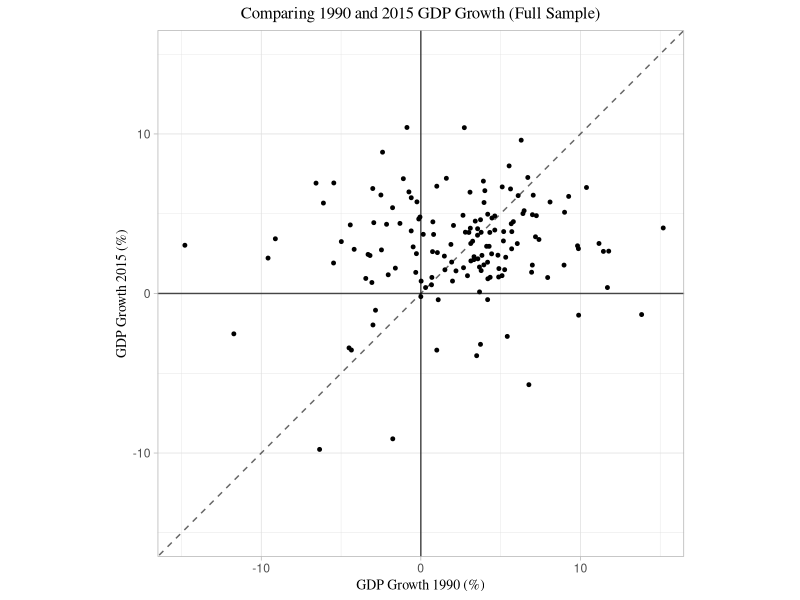
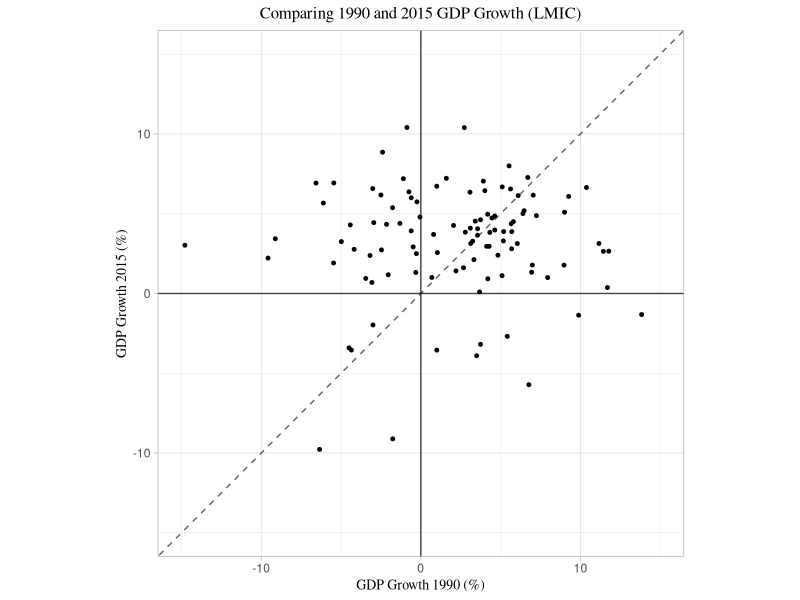
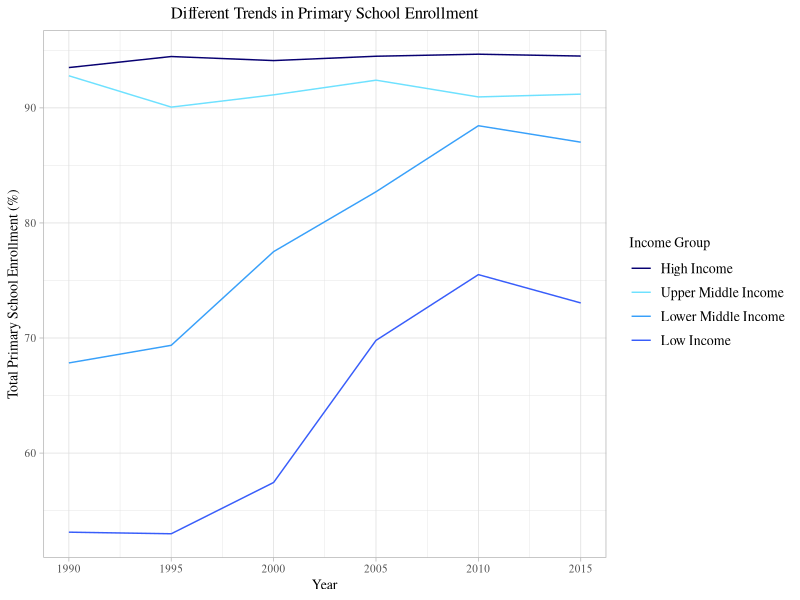
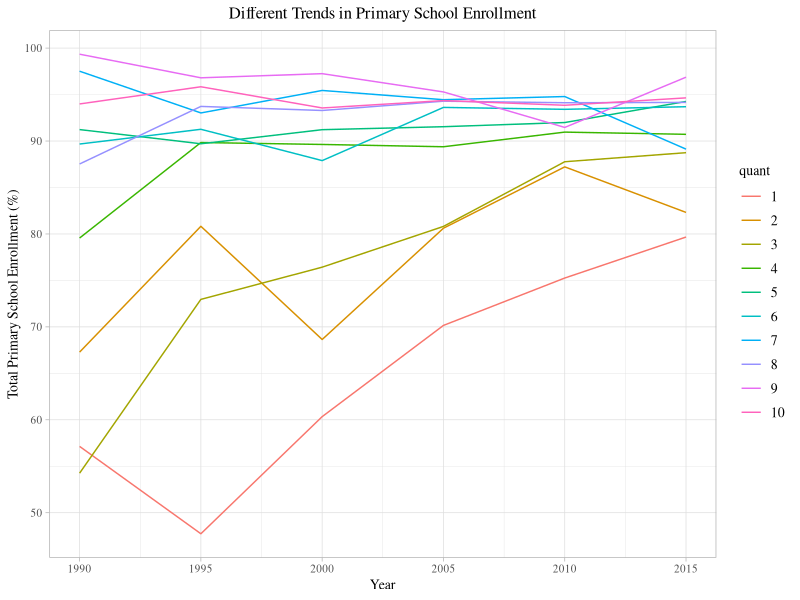
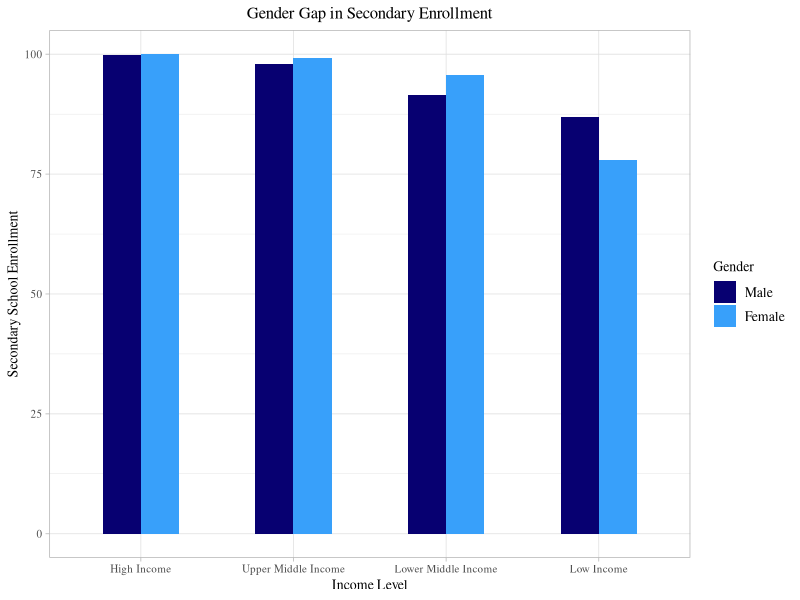

Reproduce these figures in R, in order.
## ---- chunk 1
knitr::opts_chunk$set(echo = TRUE)
library(tidyverse)
## ---- chunk 2
dev_ind <- read.csv('./pset1_data/development_indicators.csv')
clf <- read.csv('./pset1_data/classifications.csv')
## ---- chunk 3
df <- left_join(dev_ind,clf,by='countrycode')
## ---- chunk 4
df <- df %>% 
  mutate(LMIC_ind = if_else(str_detect(tolower(income_level),'low') |
                              str_detect(tolower(income_level),'lower') |
                              str_detect(tolower(income_level),'middle'),1,0))
## ---- chunk 5
df %>% 
  filter((year == 2015) & (!is.na(gdp_growth))) %>%
  group_by(income_level) %>%
  summarise(mean_GDPgrowth = mean(gdp_growth),
            sd_GDPgrowth = sd(gdp_growth))
## ---- chunk 6
df_5 <- df %>%
  pivot_wider(id_cols = c(countryname.x,LMIC_ind),
              names_from = year,
              names_prefix = 'gdp_growth',
              values_from = gdp_growth) %>%
  na.omit()
df_5_LMIC <- df_5 %>%
  filter(LMIC_ind==1)
## ---- chunk 7
ggplot(data=df_5,mapping=aes(x=gdp_growth1990,y=gdp_growth2015)) + 
  geom_point(size = 1, position = position_jitter()) +
  geom_abline(slope=1,intercept=0, alpha = 0.6, linetype='dashed') + 
  geom_hline(yintercept = 0, alpha=0.7) +
  geom_vline(xintercept = 0, alpha=0.7) + 
  theme_light() + ggtitle("Comparing 1990 and 2015 GDP Growth (Full Sample)") +
  xlab("GDP Growth 1990 (%)") + ylab("GDP Growth 2015 (%)") +
  coord_fixed(xlim=c(-15,15), ylim=c(-15,15)) +
  theme(plot.title = element_text(family = 'serif', hjust = 0.5, size = 12), 
        axis.title.x = element_text(family = 'serif', size = 10),
        axis.title.y = element_text(family = 'serif', size = 10))
## ---- chunk 8
ggplot(data=df_5_LMIC,mapping=aes(x=gdp_growth1990,y=gdp_growth2015)) + 
  geom_point(size = 1, position = position_jitter()) +
  geom_abline(slope=1,intercept=0, alpha = 0.6, linetype='dashed') + 
  geom_hline(yintercept = 0, alpha=0.7) +
  geom_vline(xintercept = 0, alpha=0.7) + 
  theme_light() + ggtitle("Comparing 1990 and 2015 GDP Growth (LMIC)") +
  xlab("GDP Growth 1990 (%)") + ylab("GDP Growth 2015 (%)") +
  coord_fixed(xlim=c(-15,15), ylim=c(-15,15)) +
  theme(plot.title = element_text(family = 'serif', hjust = 0.5, size = 12), 
        axis.title.x = element_text(family = 'serif', size = 10),
        axis.title.y = element_text(family = 'serif', size = 10))
## ---- chunk 9
df_6a <- df %>% 
  filter(!is.na(enroll_primary_t)) %>%
  group_by(year,income_level) %>%
  summarise(primary = mean(enroll_primary_t),.groups='keep')
## ---- chunk 10
ggplot(data=df_6a,mapping=aes(x=year,y=primary,color=income_level)) +
  geom_line() +
  theme_light() + ggtitle("Different Trends in Primary School Enrollment") +
  xlab("Year") + ylab("Total Primary School Enrollment (%)") +
  theme(plot.title = element_text(family = 'serif', hjust = 0.5, size = 12), 
        axis.title = element_text(family = 'serif', size = 10),
        axis.text = element_text(family = 'serif',size=8),
        legend.title =element_text(family = 'serif', size = 10),
        legend.text =element_text(family = 'serif', size = 10)) +
  scale_color_manual(values=c("#070071", "#6EE1FF", "#38A0FA",'#385DFA'),
                     name='Income Group',
                     limits = c("High Income","Upper Middle Income",
                                "Lower Middle Income","Low Income"))
## ---- chunk 11
df_7 <- df %>%
  select(year,countrycode,gdp_percap,enroll_primary_t) %>%
  na.omit() %>%
  group_by(year) %>%
  mutate(quant = factor(cut(gdp_percap,quantile(gdp_percap, probs = seq(0, 1, 1/10)),include.lowest=TRUE,labels=FALSE))) %>%
  group_by(year,quant) %>%
  summarise(primary=mean(enroll_primary_t),.groups='keep') #%>%
  #mutate(diff = lag(primary,1))
## ---- chunk 12
ggplot(data=df_7,mapping=aes(x=year,y=primary,color=quant)) +
  geom_line() +
  theme_light() + ggtitle("Different Trends in Primary School Enrollment") +
  xlab("Year") + ylab("Total Primary School Enrollment (%)") +
  theme(plot.title = element_text(family = 'serif', hjust = 0.5, size = 12), 
        axis.title = element_text(family = 'serif', size = 10),
        axis.text = element_text(family = 'serif',size=8),
        legend.title =element_text(family = 'serif', size = 10),
        legend.text =element_text(family = 'serif', size = 10))
## ---- chunk 13
df_8 <- df %>%
  pivot_longer(cols = c(enroll_second_m,enroll_secondary_f),
               names_to = 'gender',
               values_to='enroll_sec') %>%
  select(income_level,gender,enroll_sec,LMIC_ind,gdp_growth,gdp_percap)
## ---- chunk 14
df_8_bar <- df_8 %>%
  filter(!is.na(enroll_sec))
ggplot(data = df_8_bar, 
       mapping = aes(x=factor(
         income_level,c("High Income","Upper Middle Income",
                        "Lower Middle Income","Low Income")), 
                     y=enroll_sec, fill=gender)) +
  geom_col(position = 'dodge',width = 0.5) + 
  theme_light() + ggtitle("Gender Gap in Secondary Enrollment") +
  xlab("Income Level") + ylab("Secondary School Enrollment") +
  theme(plot.title = element_text(family = 'serif', hjust = 0.5, size = 12), 
        axis.title = element_text(family = 'serif', size = 10),
        axis.text = element_text(family = 'serif',size=8),
        legend.title =element_text(family = 'serif', size = 10),
        legend.text =element_text(family = 'serif', size = 10)) +
  scale_fill_manual(values=c("#070071", "#38A0FA"),
                     name='Gender',
                     labels = c("Male","Female"))
